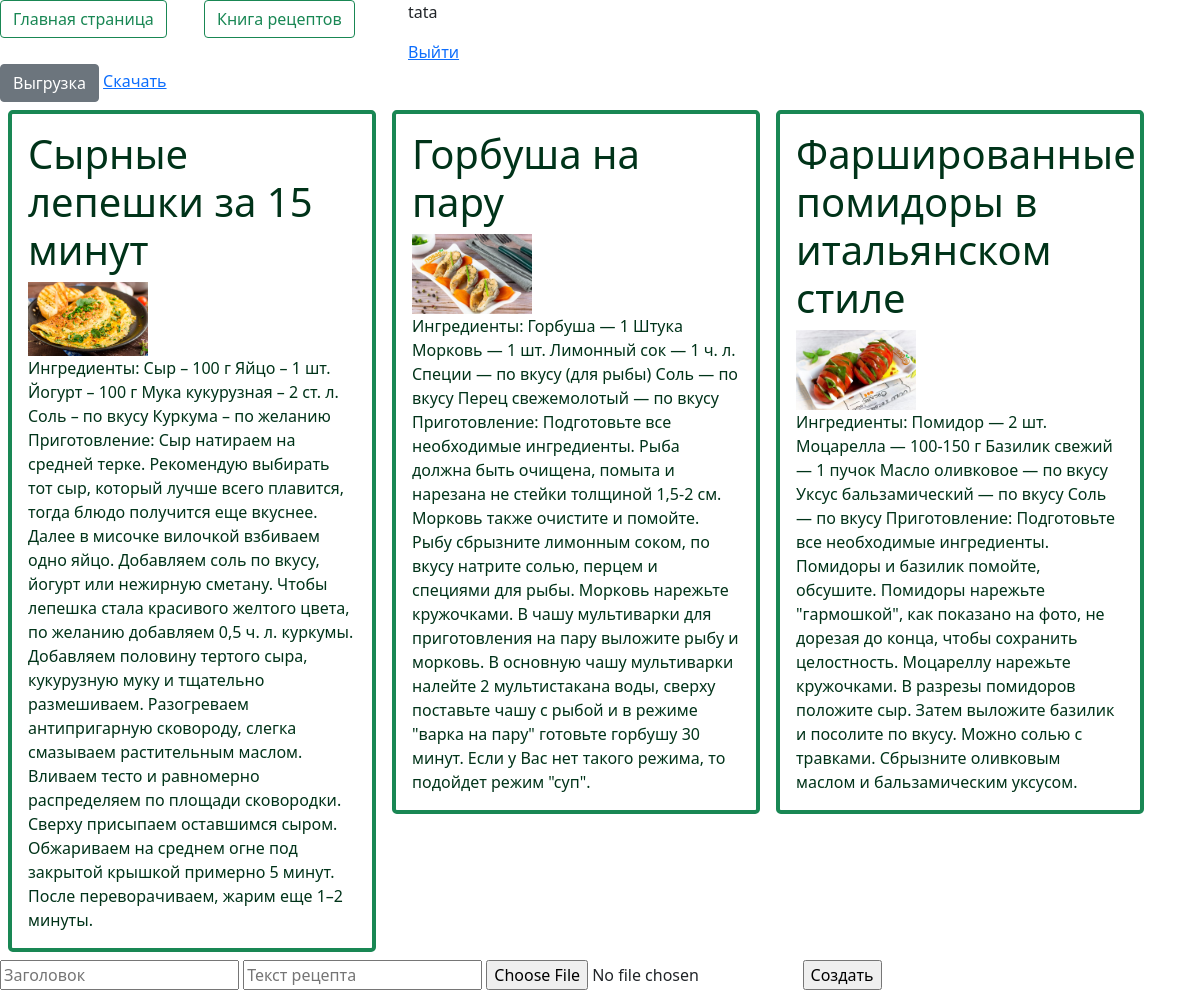
The page /posts (signed in) on the database its author committed.
### pprecipe/models.py (models this page shows, shortened)
class Posts(models.Model):
    title = models.CharField(max_length=100)
    text = models.TextField()
    image = models.CharField(max_length=200, default='null')

### pprecipe/views.py (the view)
# urls.py: path('posts', views.posts),
def posts(request):
    posts = Posts.objects.all()
    return render(request, 'posts.html', {'posts': posts})

### pprecipe/templates/posts.html (shortened to what this page needs)
{% extends "base.html" %}
{% load static %}
{% block content %}
        <div>
            <a class="btn btn-secondary" href="/export">
                Выгрузка
            </a>
            <a href="/download">
                Скачать
            </a>
        </div>
        <div class="d-flex flex-wrap">
            {% for post in posts %}
                <div style="width: 32vw;">
                    <a style="text-decoration: none; "  href="post/{{post.id}}">
                        <div class="border border-4 border-success m-2 p-3 rounded-3">
                            <h3 style="color: rgb(0, 51, 25);" class="fs-1">{{post.title}}</h3>
                            <img style="width: 10vw; " src="/static/images/{{post.image}}" alt=""/>
                            <div style="color: rgb(0, 51, 25);" class="fs-6">{{post.text}}</div>
                        </div>
                    </a>
                </div>
            {% endfor %}
        </div>
        <div>
            <form action="newpost" method="POST" enctype="multipart/form-data">
                <input type="text" placeholder="Заголовок" name="title"/>
                <input type="text" placeholder="Текст рецепта" name="text"/>
                <input type="file" name="file"/>
                <input type="submit" value="Создать" />
            </form>
        </div>
{% endblock %}

### pprecipe/templates/base.html (shortened to what this page needs)
<!doctype html>
<html lang="ru">
    <head>
        {% load static %}
        <link rel="stylesheet" type="text/css" href="{% static 'css/style.css' %}" />
        <link href="https://cdn.jsdelivr.net/npm/bootstrap@5.0.2/dist/css/bootstrap.min.css" rel="stylesheet">
    </head>
    <body>
        <div class="row">
            <div class="col-2">
                <a class="btn btn-outline-success n-3" href="/">
                    Главная страница
                </a>
            </div>
            <div class="col-2">
                <a class="btn btn-outline-success n-3" href="/posts">
                    Книга рецептов
                </a>
            </div>
            {% if user.is_authenticated %}
                <div class="col-2 n-3">
                    <p class="n-0 p-0">{{user}}</p>
                    <a href="/logout">Выйти</a>
                </div>
            {% else %}
                <div class="col-2">
                    <a class="btn btn-outline-success n-3" href="/login">
                        Вход
                    </a>
                </div>
            {% endif %}
        </div>
        {% block content %}
        {% endblock %}
    </body>
</html>

### rows shown on the page
Posts: title "Сырные лепешки за 15 минут", image (picture), text "Ингредиенты: Сыр – 100 г Яйцо – 1 шт. Йогурт – 100 г Мука кукурузная – 2 ст. л. Соль – по вкусу Куркума – по желанию Приготовление: Сыр натираем на средней терке. Рекомендую выбирать тот сыр, который лучше всего плавится, тогда блюдо получится еще вкуснее. Далее в мисочке вилочкой взбиваем одно яйцо. Добавляем соль по вкусу, йогурт или нежирную сметану. Чтобы лепешка стала красивого желтого цвета, по желанию добавляем 0,5 ч. л. куркумы. Добавляем половину тертого сыра, кукурузную муку и тщательно размешиваем. Разогреваем антипригарную сковороду, слегка смазываем растительным маслом. Вливаем тесто и равномерно распределяем по площади сковородки. Сверху присыпаем оставшимся сыром. Обжариваем…"
Posts: title "Горбуша на пару", image (picture), text "Ингредиенты: Горбуша — 1 Штука Морковь — 1 шт. Лимонный сок — 1 ч. л. Специи — по вкусу (для рыбы) Соль — по вкусу Перец свежемолотый — по вкусу Приготовление: Подготовьте все необходимые ингредиенты. Рыба должна быть очищена, помыта и нарезана не стейки толщиной 1,5-2 см. Морковь также очистите и помойте. Рыбу сбрызните лимонным соком, по вкусу натрите солью, перцем и специями для рыбы. Морковь нарежьте кружочками. В чашу мультиварки для приготовления на пару выложите рыбу и морковь. В основную чашу мультиварки налейте 2 мультистакана воды, сверху поставьте чашу с рыбой и в режиме \"варка на пару\" готовьте горбушу 30 минут. Если у Вас нет такого режима, то подойдет режим \"суп\"."
Posts: title "Фаршированные помидоры в итальянском стиле", image (picture), text "Ингредиенты: Помидор — 2 шт. Моцарелла — 100-150 г Базилик свежий — 1 пучок Масло оливковое — по вкусу Уксус бальзамический — по вкусу Соль — по вкусу Приготовление: Подготовьте все необходимые ингредиенты. Помидоры и базилик помойте, обсушите. Помидоры нарежьте \"гармошкой\", как показано на фото, не дорезая до конца, чтобы сохранить целостность. Моцареллу нарежьте кружочками. В разрезы помидоров положите сыр. Затем выложите базилик и посолите по вкусу. Можно солью с травками. Сбрызните оливковым маслом и бальзамическим уксусом."

### other values the page prints
{{ user }} "tata"
